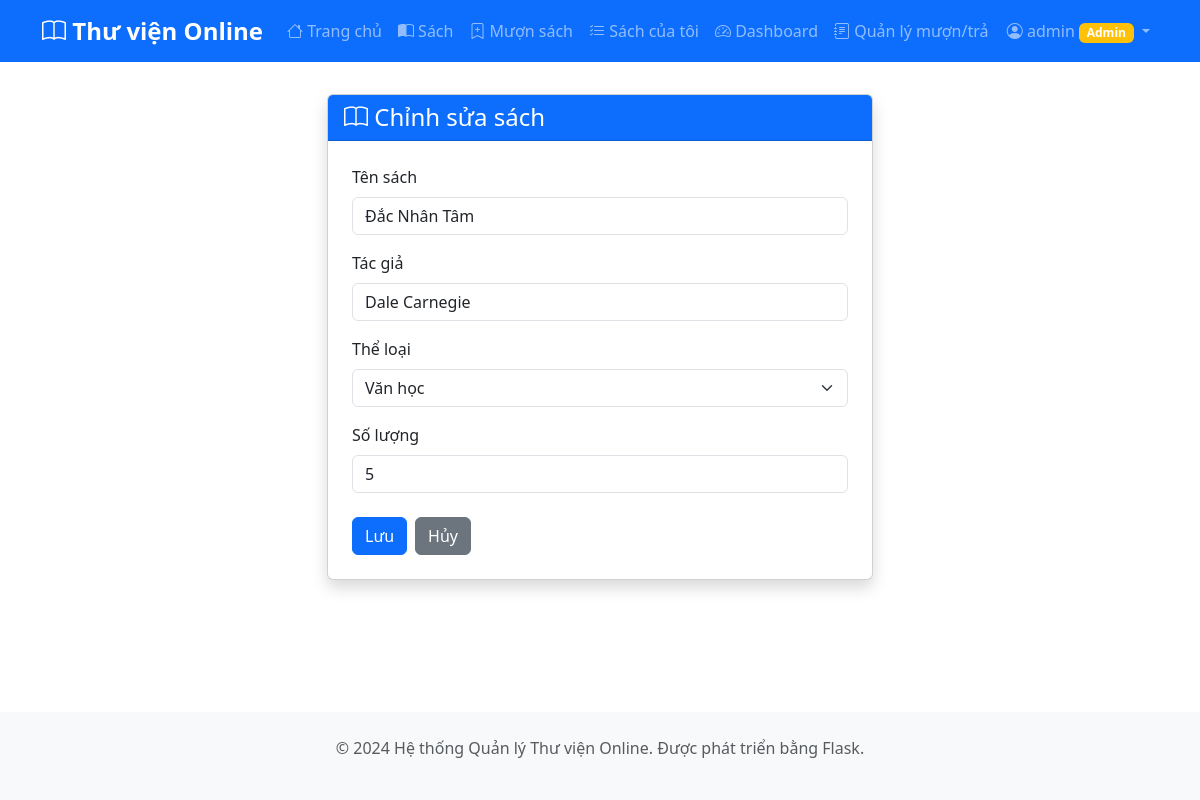
The page /books/edit/1 (signed in) on the database its author committed.
### models.py (models this page shows, shortened)
class User(UserMixin, db.Model):
    id = db.Column(db.Integer, primary_key=True)
    username = db.Column(db.String(80), unique=True, nullable=False)
    password_hash = db.Column(db.String(200), nullable=False)
    role = db.Column(db.String(20), default='user')  # 'admin' hoặc 'user'
    def is_admin(self):
        return self.role == 'admin'

class Book(db.Model):
    id = db.Column(db.Integer, primary_key=True)
    title = db.Column(db.String(200), nullable=False)
    author = db.Column(db.String(100), nullable=False)
    category = db.Column(db.String(50))
    quantity = db.Column(db.Integer, default=1)
    available = db.Column(db.Integer, default=1)
    created_at = db.Column(db.DateTime, default=datetime.utcnow)

### app.py (the view, shortened to what this page needs)
@app.route('/books/edit/<int:id>', methods=['GET', 'POST'])
@login_required
@admin_required
def edit_book(id):
    book = Book.query.get_or_404(id)
    form = BookForm(obj=book)
    return render_template('book_form.html', form=form, title='Chỉnh sửa sách', book=book)

### forms.py
class BookForm(FlaskForm):
    title = StringField('Tên sách', validators=[DataRequired(), Length(max=200)])
    author = StringField('Tác giả', validators=[DataRequired(), Length(max=100)])
    category = SelectField('Thể loại', choices=[
        ('Văn học', 'Văn học'),
        ('Khoa học', 'Khoa học'),
        ('Lịch sử', 'Lịch sử'),
        ('Công nghệ', 'Công nghệ'),
        ('Kinh tế', 'Kinh tế'),
        ('Nghệ thuật', 'Nghệ thuật'),
        ('Khác', 'Khác')
    ])
    quantity = IntegerField('Số lượng', validators=[DataRequired(), NumberRange(min=1)])
    submit = SubmitField('Lưu')

### app.py (called while the page is built)
@login_manager.user_loader
def load_user(user_id):
    return User.query.get(int(user_id))

def admin_required(f):
    @wraps(f)
    def decorated_function(*args, **kwargs):
        if not current_user.is_authenticated or not current_user.is_admin():
            flash('Bạn không có quyền truy cập trang này!', 'danger')
            return redirect(url_for('index'))
        return f(*args, **kwargs)
    return decorated_function

### templates/book_form.html (shortened to what this page needs)
{% extends "base.html" %}
{% block content %}
<div class="row justify-content-center">
    <div class="col-md-8 col-lg-6">
        <div class="card shadow">
            <div class="card-header bg-primary text-white">
                <h4 class="mb-0">
                    <i class="bi bi-book"></i> {{ title }}
                </h4>
            </div>
            <div class="card-body p-4">
                <form method="POST">
                    <div class="mb-3">
                        {{ form.title.label(class="form-label") }}
                        {{ form.title(class="form-control", placeholder="Ví dụ: Đắc Nhân Tâm") }}
                    </div>
                    <div class="mb-3">
                        {{ form.author.label(class="form-label") }}
                        {{ form.author(class="form-control", placeholder="Ví dụ: Dale Carnegie") }}
                    </div>
                    <div class="mb-3">
                        {{ form.category.label(class="form-label") }}
                        {{ form.category(class="form-select") }}
                    </div>
                    <div class="mb-4">
                        {{ form.quantity.label(class="form-label") }}
                        {{ form.quantity(class="form-control", placeholder="Ví dụ: 5") }}
                    </div>
                    <div class="d-flex gap-2">
                        {{ form.submit(class="btn btn-primary") }}
                        <a href="{{ url_for('books') }}" class="btn btn-secondary">Hủy</a>
                    </div>
                </form>
            </div>
        </div>
    </div>
</div>
{% endblock %}

### templates/base.html (shortened to what this page needs)
<!DOCTYPE html>
<html lang="vi">
<head>
    <link href="https://cdn.jsdelivr.net/npm/bootstrap@5.3.0/dist/css/bootstrap.min.css" rel="stylesheet">
    <link rel="stylesheet" href="https://cdn.jsdelivr.net/npm/bootstrap-icons@1.11.0/font/bootstrap-icons.css">
</head>
<body>
    <nav class="navbar navbar-expand-lg navbar-dark bg-primary">
        <div class="container">
            <a class="navbar-brand" href="{{ url_for('index') }}">
                <i class="bi bi-book"></i> Thư viện Online
            </a>
            <div class="collapse navbar-collapse" id="navbarNav">
                <ul class="navbar-nav me-auto">
                    <li class="nav-item">
                        <a class="nav-link" href="{{ url_for('index') }}">
                            <i class="bi bi-house"></i> Trang chủ
                        </a>
                    </li>
                    <li class="nav-item">
                        <a class="nav-link" href="{{ url_for('books') }}">
                            <i class="bi bi-book-half"></i> Sách
                        </a>
                    </li>
                    {% if current_user.is_authenticated %}
                    <li class="nav-item">
                        <a class="nav-link" href="{{ url_for('borrow') }}">
                            <i class="bi bi-bookmark-plus"></i> Mượn sách
                        </a>
                    </li>
                    <li class="nav-item">
                        <a class="nav-link" href="{{ url_for('my_borrows') }}">
                            <i class="bi bi-list-check"></i> Sách của tôi
                        </a>
                    </li>
                    {% if current_user.is_admin() %}
                    <li class="nav-item">
                        <a class="nav-link" href="{{ url_for('dashboard') }}">
                            <i class="bi bi-speedometer2"></i> Dashboard
                        </a>
                    </li>
                    <li class="nav-item">
                        <a class="nav-link" href="{{ url_for('all_borrows') }}">
                            <i class="bi bi-journal-text"></i> Quản lý mượn/trả
                        </a>
                    </li>
                    {% endif %}
                    {% endif %}
                </ul>
                <ul class="navbar-nav">
                    {% if current_user.is_authenticated %}
                    <li class="nav-item dropdown">
                        <a class="nav-link dropdown-toggle" href="#" id="userDropdown" role="button" data-bs-toggle="dropdown">
                            <i class="bi bi-person-circle"></i> {{ current_user.username }}
                            {% if current_user.is_admin() %}
                            <span class="badge bg-warning">Admin</span>
                            {% endif %}
                        </a>
                    </li>
                    {% else %}
                    <li class="nav-item">
                        <a class="nav-link" href="{{ url_for('login') }}">
                            <i class="bi bi-box-arrow-in-right"></i> Đăng nhập
                        </a>
                    </li>
                    {% endif %}
                </ul>
            </div>
        </div>
    </nav>
    <div class="content">
        <div class="container">
            {% block content %}{% endblock %}
        </div>
    </div>
    <footer>
        <div class="container text-center text-muted">
            <p>&copy; 2024 Hệ thống Quản lý Thư viện Online. Được phát triển bằng Flask.</p>
        </div>
    </footer>
</body>
</html>

### templates/base.html (style rules this page uses)
body { min-height: 100vh; display: flex; flex-direction: column; }
.navbar-brand { font-weight: bold; font-size: 1.5rem; }
.content { flex: 1; padding: 2rem 0; }
footer { background-color: #f8f9fa; padding: 1.5rem 0; margin-top: auto; }
.card { transition: transform 0.2s; }

### rows shown on the page
User: username "admin"
Book: title "Đắc Nhân Tâm", author "Dale Carnegie", category "Văn học", quantity "5"

### other values the page prints
{{ title }} "Chỉnh sửa sách"
